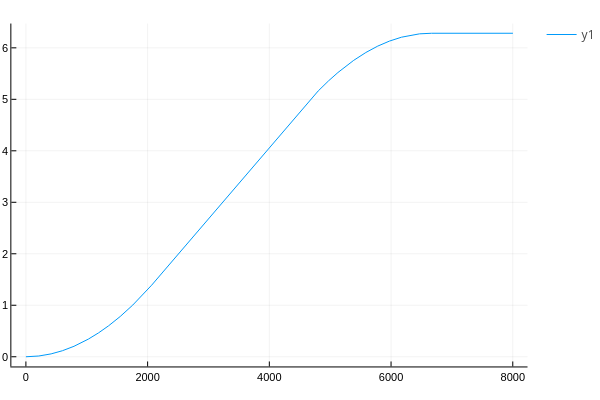

Notebook cell for this chart:
### Code cell
plot(θhist)

### Figure 1 — Plotly figure (JSON) as saved in the notebook; plotly's stock layout.template omitted (floating-point values rounded to 4 significant figures; data arrays with more than 128 entries replaced by an {"elided": "..."} marker saying what was removed)
{"data": [{"colorbar": {"title": {"text": ""}}, "legendgroup": "y1", "line": {"color": "rgba(0, 154, 250, 1.000)", "dash": "solid", "shape": "linear", "width": 1}, "mode": "lines", "name": "y1", "showlegend": true, "type": "scatter", "x": {"elided": "8002 int values"}, "xaxis": "x", "y": {"elided": "8002 float values"}, "yaxis": "y", "zmax": null, "zmin": null}], "layout": {"annotations": [], "height": 400, "legend_position": {"bgcolor": "rgba(255, 255, 255, 1.000)", "bordercolor": "rgba(0, 0, 0, 1)", "borderwidth": 1, "font": {"color": "rgba(0, 0, 0, 1)", "family": "sans-serif", "size": 11}, "title": {"font": {"color": "rgba(0, 0, 0, 1)", "family": "sans-serif", "size": 15}, "text": ""}, "tracegroupgap": 0, "traceorder": "normal", "x": 1, "xanchor": "auto", "y": 1, "yanchor": "auto"}, "margin": {"b": 20, "l": 0, "r": 0, "t": 20}, "paper_bgcolor": "rgba(255, 255, 255, 1.000)", "plot_bgcolor": "rgba(255, 255, 255, 1.000)", "showlegend": true, "width": 600, "xaxis": {"anchor": "y", "domain": [0.02138, 0.9934], "gridcolor": "rgba(0, 0, 0, 0.1)", "gridwidth": 0.5, "linecolor": "rgba(0, 0, 0, 1)", "mirror": false, "range": [-239.0, 8242.0], "showgrid": true, "showline": true, "showticklabels": true, "tickangle": 0, "tickcolor": "rgb(0, 0, 0)", "tickfont": {"color": "rgba(0, 0, 0, 1)", "family": "sans-serif", "size": 11}, "tickmode": "array", "ticks": "inside", "ticktext": ["0", "2000", "4000", "6000", "8000"], "tickvals": [0, 2000, 4000, 6000, 8000], "title": {"font": {"color": "rgba(0, 0, 0, 1)", "family": "sans-serif", "size": 15}, "text": ""}, "type": "linear", "visible": true, "zeroline": false, "zerolinecolor": "rgba(0, 0, 0, 1)"}, "yaxis": {"anchor": "x", "domain": [0.03762, 0.9902], "gridcolor": "rgba(0, 0, 0, 0.1)", "gridwidth": 0.5, "linecolor": "rgba(0, 0, 0, 1)", "mirror": false, "range": [-0.1885, 6.472], "showgrid": true, "showline": true, "showticklabels": true, "tickangle": 0, "tickcolor": "rgb(0, 0, 0)", "tickfont": {"color": "rgba(0, 0, 0, 1)", "family": "sans-serif", "size": 11}, "tickmode": "array", "ticks": "inside", "ticktext": ["0", "1", "2", "3", "4", "5", "6"], "tickvals": [0, 1, 2, 3, 4, 5, 6], "title": {"font": {"color": "rgba(0, 0, 0, 1)", "family": "sans-serif", "size": 15}, "text": ""}, "type": "linear", "visible": true, "zeroline": false, "zerolinecolor": "rgba(0, 0, 0, 1)"}}}
